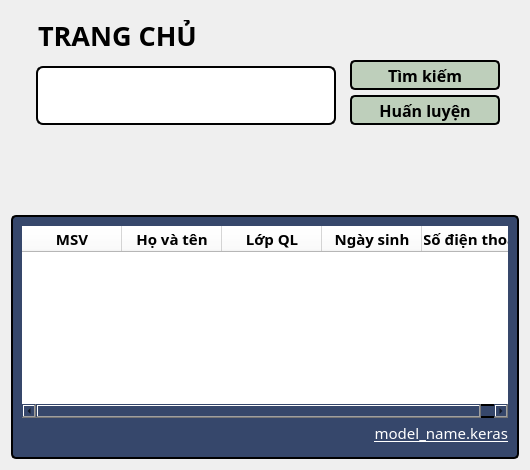
            <widget class="QWidget" name="reports_page">
             <layout class="QVBoxLayout" name="verticalLayout_28">
              <item>
               <widget class="QWidget" name="home_controllers_2" native="true">
                <property name="autoFillBackground">
                 <bool>false</bool>
                </property>
                <layout class="QVBoxLayout" name="verticalLayout_21">
                 <property name="spacing">
                  <number>0</number>
                 </property>
                 <item>
                  <widget class="QLabel" name="home_name_label_2">
                   <property name="minimumSize">
                    <size>
                     <width>0</width>
                     <height>30</height>
                    </size>
                   </property>
                   <property name="maximumSize">
                    <size>
                     <width>16777215</width>
                     <height>30</height>
                    </size>
                   </property>
                   <property name="font">
                    <font>
                     <family>Cascadia Mono SemiBold</family>
                     <pointsize>20</pointsize>
                     <weight>75</weight>
                     <bold>true</bold>
                     <underline>false</underline>
                     <strikeout>false</strikeout>
                    </font>
                   </property>
                   <property name="layoutDirection">
                    <enum>Qt::LeftToRight</enum>
                   </property>
                   <property name="styleSheet">
                    <string notr="true">color: rgb(0, 0, 0);
padding-left: 10px;
font-weight: bold;
font-size: 20pt;</string>
                   </property>
                   <property name="text">
                    <string>TRANG CHỦ</string>
                   </property>
                   <property name="alignment">
                    <set>Qt::AlignLeading|Qt::AlignLeft|Qt::AlignVCenter</set>
                   </property>
                  </widget>
                 </item>
                 <item>
                  <widget class="QWidget" name="widget_10" native="true">
                   <property name="minimumSize">
                    <size>
                     <width>0</width>
                     <height>150</height>
                    </size>
                   </property>
                   <layout class="QHBoxLayout" name="horizontalLayout_11">
                    <item>
                     <widget class="QWidget" name="widget_11" native="true">
                      <layout class="QVBoxLayout" name="verticalLayout_22">
                       <property name="spacing">
                        <number>5</number>
                       </property>
                       <property name="leftMargin">
                        <number>7</number>
                       </property>
                       <property name="topMargin">
                        <number>7</number>
                       </property>
                       <property name="rightMargin">
                        <number>7</number>
                       </property>
                       <property name="bottomMargin">
                        <number>7</number>
                       </property>
                       <item>
                        <widget class="QLineEdit" name="home_class_input_2">
                         <property name="sizePolicy">
                          <sizepolicy hsizetype="Expanding" vsizetype="Expanding">
                           <horstretch>0</horstretch>
                           <verstretch>0</verstretch>
                          </sizepolicy>
                         </property>
                         <property name="minimumSize">
                          <size>
                           <width>300</width>
                           <height>30</height>
                          </size>
                         </property>
                         <property name="font">
                          <font>
                           <family>Cascadia Code</family>
                           <pointsize>10</pointsize>
                          </font>
                         </property>
                         <property name="styleSheet">
                          <string notr="true">background-color: rgb(255, 255, 255);
border-radius: 7px;
border: 2px solid #000;</string>
                         </property>
                         <property name="inputMask">
                          <string/>
                         </property>
                         <property name="text">
                          <string/>
                         </property>
                        </widget>
                       </item>
                       <item>
                        <spacer name="verticalSpacer_6">
                         <property name="orientation">
                          <enum>Qt::Vertical</enum>
                         </property>
                         <property name="sizeHint" stdset="0">
                          <size>
                           <width>20</width>
                           <height>46</height>
                          </size>
                         </property>
                        </spacer>
                       </item>
                      </layout>
                     </widget>
                    </item>
                    <item>
                     <widget class="QWidget" name="widget_12" native="true">
                      <property name="minimumSize">
                       <size>
                        <width>150</width>
                        <height>0</height>
                       </size>
                      </property>
                      <layout class="QVBoxLayout" name="verticalLayout_23">
                       <property name="spacing">
                        <number>5</number>
                       </property>
                       <property name="leftMargin">
                        <number>1</number>
                       </property>
                       <property name="topMargin">
                        <number>1</number>
                       </property>
                       <property name="rightMargin">
                        <number>1</number>
                       </property>
                       <property name="bottomMargin">
                        <number>1</number>
                       </property>
                       <item>
                        <widget class="QPushButton" name="home_search_btn_2">
                         <property name="minimumSize">
                          <size>
                           <width>150</width>
                           <height>30</height>
                          </size>
                         </property>
                         <property name="maximumSize">
                          <size>
                           <width>10</width>
                           <height>30</height>
                          </size>
                         </property>
                         <property name="font">
                          <font>
                           <family>Cascadia Code</family>
                           <pointsize>12</pointsize>
                           <weight>75</weight>
                           <bold>true</bold>
                          </font>
                         </property>
                         <property name="styleSheet">
                          <string notr="true">background-color: rgb(190,207,187);
color: rgb(0,0,0);
border-radius: 5px;
border: 2px solid #000;
font-weight: bold;
font-size: 12pt;</string>
                         </property>
                         <property name="text">
                          <string>Tìm kiếm</string>
                         </property>
                         <property name="iconSize">
                          <size>
                           <width>25</width>
                           <height>25</height>
                          </size>
                         </property>
                        </widget>
                       </item>
                       <item>
                        <widget class="QPushButton" name="home_train_btn_2">
                         <property name="minimumSize">
                          <size>
                           <width>150</width>
                           <height>30</height>
                          </size>
                         </property>
                         <property name="maximumSize">
                          <size>
                           <width>150</width>
                           <height>30</height>
                          </size>
                         </property>
                         <property name="font">
                          <font>
                           <family>Cascadia Code</family>
                           <pointsize>12</pointsize>
                           <weight>75</weight>
                           <bold>true</bold>
                          </font>
                         </property>
                         <property name="styleSheet">
                          <string notr="true">background-color: rgb(190,207,187);
color: rgb(0,0,0);
border-radius: 5px;
border: 2px solid #000;
font-weight: bold;
font-size: 12pt;</string>
                         </property>
                         <property name="text">
                          <string>Huấn luyện</string>
                         </property>
                         <property name="icon">
                          <iconset>
                           <normaloff>:/icons/zap.svg</normaloff>:/icons/zap.svg</iconset>
                         </property>
                         <property name="iconSize">
                          <size>
                           <width>25</width>
                           <height>25</height>
                          </size>
                         </property>
                        </widget>
                       </item>
                       <item>
                        <spacer name="verticalSpacer_7">
                         <property name="orientation">
                          <enum>Qt::Vertical</enum>
                         </property>
                         <property name="sizeHint" stdset="0">
                          <size>
                           <width>20</width>
                           <height>40</height>
                          </size>
                         </property>
                        </spacer>
                       </item>
                      </layout>
                     </widget>
                    </item>
                   </layout>
                  </widget>
                 </item>
                </layout>
               </widget>
              </item>
              <item>
               <widget class="QWidget" name="home_view_2" native="true">
                <property name="font">
                 <font>
                  <family>Cascadia Code</family>
                 </font>
                </property>
                <property name="styleSheet">
                 <string notr="true">border-radius: 5px;
background-color:rgb(54, 71, 107); 
border-radius: 5px;
border: 2px solid #000;
</string>
                </property>
                <layout class="QVBoxLayout" name="verticalLayout_20">
                 <property name="spacing">
                  <number>0</number>
                 </property>
                 <property name="leftMargin">
                  <number>11</number>
                 </property>
                 <property name="topMargin">
                  <number>11</number>
                 </property>
                 <property name="rightMargin">
                  <number>11</number>
                 </property>
                 <property name="bottomMargin">
                  <number>11</number>
                 </property>
                 <item>
                  <widget class="QTableWidget" name="home_table_2">
                   <property name="font">
                    <font>
                     <family>Cascadia Code</family>
                    </font>
                   </property>
                   <property name="styleSheet">
                    <string notr="true">border-radius: 5px;
border: 0px;
background-color: rgb(255, 255, 255);</string>
                   </property>
                   <property name="verticalScrollMode">
                    <enum>QAbstractItemView::ScrollPerPixel</enum>
                   </property>
                   <property name="horizontalScrollMode">
                    <enum>QAbstractItemView::ScrollPerPixel</enum>
                   </property>
                   <column>
                    <property name="text">
                     <string>MSV</string>
                    </property>
                    <property name="font">
                     <font>
                      <family>Cascadia Code</family>
                      <pointsize>11</pointsize>
                      <weight>75</weight>
                      <bold>true</bold>
                     </font>
                    </property>
                    <property name="textAlignment">
                     <set>AlignCenter</set>
                    </property>
                    <property name="background">
                     <color>
                      <red>0</red>
                      <green>0</green>
                      <blue>0</blue>
                     </color>
                    </property>
                   </column>
                   <column>
                    <property name="text">
                     <string>Họ và tên</string>
                    </property>
                    <property name="font">
                     <font>
                      <family>Cascadia Code</family>
                      <pointsize>11</pointsize>
                      <weight>75</weight>
                      <bold>true</bold>
                     </font>
                    </property>
                    <property name="textAlignment">
                     <set>AlignCenter</set>
                    </property>
                   </column>
                   <column>
                    <property name="text">
                     <string>Lớp QL</string>
                    </property>
                    <property name="font">
                     <font>
                      <family>Cascadia Code</family>
                      <pointsize>11</pointsize>
                      <weight>75</weight>
                      <bold>true</bold>
                     </font>
                    </property>
                    <property name="textAlignment">
                     <set>AlignCenter</set>
                    </property>
                   </column>
                   <column>
                    <property name="text">
                     <string>Ngày sinh</string>
                    </property>
                    <property name="font">
                     <font>
                      <family>Cascadia Code</family>
                      <pointsize>11</pointsize>
                      <weight>75</weight>
                      <bold>true</bold>
                     </font>
                    </property>
                    <property name="textAlignment">
                     <set>AlignCenter</set>
                    </property>
                   </column>
                   <column>
                    <property name="text">
                     <string>Số điện thoại</string>
                    </property>
                    <property name="font">
                     <font>
                      <family>Cascadia Code</family>
                      <pointsize>11</pointsize>
                      <weight>75</weight>
                      <bold>true</bold>
                     </font>
                    </property>
                    <property name="textAlignment">
                     <set>AlignCenter</set>
                    </property>
                   </column>
                  </widget>
                 </item>
                 <item>
                  <widget class="QLabel" name="model_name_label_2">
                   <property name="minimumSize">
                    <size>
                     <width>0</width>
                     <height>30</height>
                    </size>
                   </property>
                   <property name="font">
                    <font>
                     <family>Cascadia Code</family>
                     <pointsize>11</pointsize>
                     <underline>true</underline>
                    </font>
                   </property>
                   <property name="layoutDirection">
                    <enum>Qt::LeftToRight</enum>
                   </property>
                   <property name="styleSheet">
                    <string notr="true">color: rgb(255,255,255);

border-radius: 5px;
border: 0px solid ;</string>
                   </property>
                   <property name="text">
                    <string>model_name.keras</string>
                   </property>
                   <property name="alignment">
                    <set>Qt::AlignRight|Qt::AlignTrailing|Qt::AlignVCenter</set>
                   </property>
                  </widget>
                 </item>
                </layout>
               </widget>
              </item>
             </layout>
            </widget>
